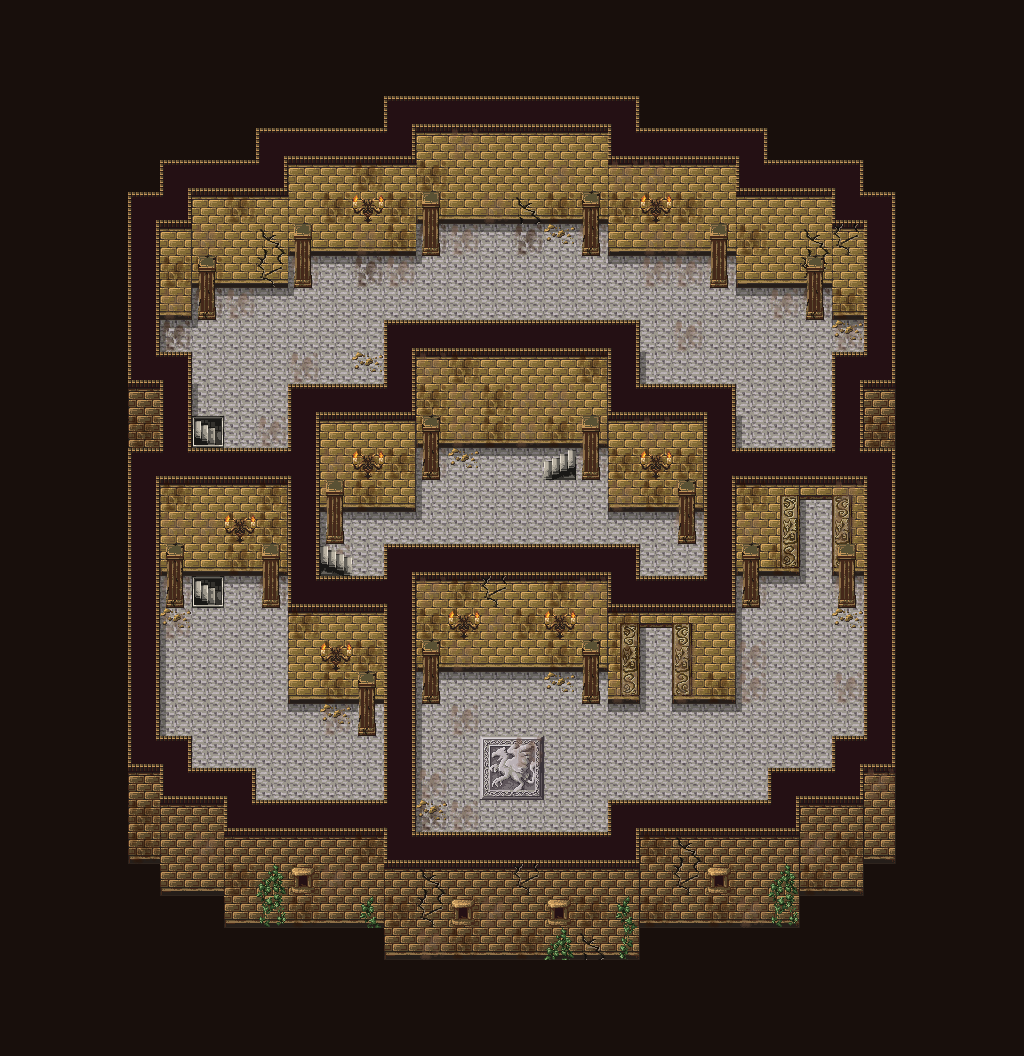

The image is a tile-based game level rendered from a .tmx file. Its description and source (layers, tilesets, objects; grid data summarised) follow:
An orthogonal 32x33 tile map with 32x32 px tiles, 9 tile layers (ground, floor, wall, shadow, ...), 1 hidden layer not drawn and 2 objects (Encounter, TreasureChest).

<map version="1.10" tiledversion="1.10.1" orientation="orthogonal" renderorder="right-down" width="32" height="33" tilewidth="32" tileheight="32" infinite="0" nextlayerid="29" nextobjectid="3">
 <tileset firstgid="1" source="../12tsx/12_maptip.tsx" />
 <layer id="1" name="ground" width="32" height="33">
  <data>[1056 cells, 0 non-empty, 0 distinct tile ids]</data>
 </layer>
 <layer id="19" name="floor" width="32" height="33">
  <data>[1056 cells, 435 non-empty, 5 distinct tile ids]</data>
 </layer>
 <layer id="3" name="wall" width="32" height="33">
  <data>[1056 cells, 385 non-empty, 45 distinct tile ids]</data>
 </layer>
 <layer id="22" name="shadow" width="32" height="33">
  <data>[1056 cells, 81 non-empty, 4 distinct tile ids]</data>
 </layer>
 <layer id="24" name="dirt" width="32" height="33">
  <data>[1056 cells, 177 non-empty, 8 distinct tile ids]</data>
 </layer>
 <layer id="20" name="objects-2" width="32" height="33">
  <data>[1056 cells, 42 non-empty, 8 distinct tile ids]</data>
 </layer>
 <layer id="25" name="chara" width="32" height="33">
  <data>[1056 cells, 0 non-empty, 0 distinct tile ids]</data>
 </layer>
 <layer id="26" name="itembox" width="32" height="33" visible="0">
  <data>[1056 cells, 1 non-empty, 1 distinct tile ids]</data>
 </layer>
 <layer id="23" name="objects-1" width="32" height="33">
  <data>[1056 cells, 21 non-empty, 4 distinct tile ids]</data>
 </layer>
 <layer id="21" name="frame" width="32" height="33">
  <data>[1056 cells, 458 non-empty, 1 distinct tile ids]</data>
 </layer>
 <objectgroup id="27" name="EncounterArea">
  <object id="1" type="Encounter" x="16" y="16" width="992" height="1024">
   <properties>
    <property name="EncounterId" value="encounter_misttower_2" />
    <property name="unity:IsTrigger" type="bool" value="true" />
   </properties>
  </object>
 </objectgroup>
 <objectgroup id="28" name="TreasureChest_1">
  <object id="2" type="TreasureChest" x="493.898" y="687.458" width="33.1133" height="31.0437">
   <properties>
    <property name="TreasureId" type="int" value="7" />
    <property name="unity:IsTrigger" type="bool" value="false" />
   </properties>
  </object>
 </objectgroup>
</map>
